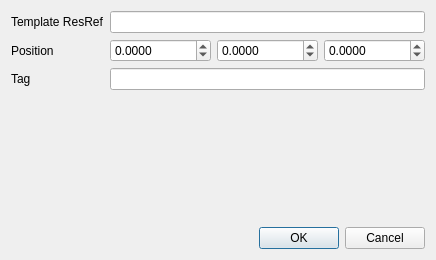
<?xml version="1.0" encoding="UTF-8"?>
<ui version="4.0">
 <class>Dialog</class>
 <widget class="QDialog" name="Dialog">
  <property name="geometry">
   <rect>
    <x>0</x>
    <y>0</y>
    <width>420</width>
    <height>260</height>
   </rect>
  </property>
  <property name="windowTitle">
   <string>Sound Instance</string>
  </property>
  <layout class="QVBoxLayout" name="verticalLayout">
   <item>
    <layout class="QFormLayout" name="formLayout">
     <item row="0" column="0">
      <widget class="QLabel" name="labelResref">
       <property name="text">
        <string>Template ResRef</string>
       </property>
      </widget>
     </item>
     <item row="0" column="1">
      <widget class="QLineEdit" name="resrefEdit">
       <property name="maxLength">
        <number>16</number>
       </property>
      </widget>
     </item>
     <item row="1" column="0">
      <widget class="QLabel" name="labelPos">
       <property name="text">
        <string>Position</string>
       </property>
      </widget>
     </item>
     <item row="1" column="1">
      <layout class="QHBoxLayout" name="posLayout">
       <item>
        <widget class="QDoubleSpinBox" name="xPosSpin">
         <property name="minimum">
          <double>-1000000.000000000000000</double>
         </property>
         <property name="maximum">
          <double>1000000.000000000000000</double>
         </property>
         <property name="decimals">
          <number>4</number>
         </property>
        </widget>
       </item>
       <item>
        <widget class="QDoubleSpinBox" name="yPosSpin">
         <property name="minimum">
          <double>-1000000.000000000000000</double>
         </property>
         <property name="maximum">
          <double>1000000.000000000000000</double>
         </property>
         <property name="decimals">
          <number>4</number>
         </property>
        </widget>
       </item>
       <item>
        <widget class="QDoubleSpinBox" name="zPosSpin">
         <property name="minimum">
          <double>-1000000.000000000000000</double>
         </property>
         <property name="maximum">
          <double>1000000.000000000000000</double>
         </property>
         <property name="decimals">
          <number>4</number>
         </property>
        </widget>
       </item>
      </layout>
     </item>
     <item row="2" column="0">
      <widget class="QLabel" name="labelTag">
       <property name="text">
        <string>Tag</string>
       </property>
      </widget>
     </item>
     <item row="2" column="1">
      <widget class="QLineEdit" name="tagEdit"/>
     </item>
    </layout>
   </item>
   <item>
    <widget class="QDialogButtonBox" name="buttonBox">
     <property name="orientation">
      <enum>Qt::Horizontal</enum>
     </property>
     <property name="standardButtons">
      <set>QDialogButtonBox::Cancel|QDialogButtonBox::Ok</set>
     </property>
    </widget>
   </item>
  </layout>
 </widget>
 <resources/>
 <connections>
  <connection>
   <sender>buttonBox</sender>
   <signal>accepted()</signal>
   <receiver>Dialog</receiver>
   <slot>accept()</slot>
  </connection>
  <connection>
   <sender>buttonBox</sender>
   <signal>rejected()</signal>
   <receiver>Dialog</receiver>
   <slot>reject()</slot>
  </connection>
 </connections>
</ui>
